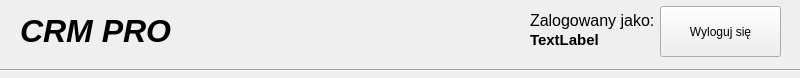
<?xml version="1.0" encoding="UTF-8"?>
<ui version="4.0">
 <class>PageHeader</class>
 <widget class="QWidget" name="PageHeader">
  <property name="geometry">
   <rect>
    <x>0</x>
    <y>0</y>
    <width>800</width>
    <height>78</height>
   </rect>
  </property>
  <property name="windowTitle">
   <string>Form</string>
  </property>
  <widget class="QPushButton" name="logoutButton">
   <property name="geometry">
    <rect>
     <x>660</x>
     <y>6</y>
     <width>121</width>
     <height>51</height>
    </rect>
   </property>
   <property name="text">
    <string>Wyloguj się</string>
   </property>
  </widget>
  <widget class="QLabel" name="title">
   <property name="geometry">
    <rect>
     <x>20</x>
     <y>15</y>
     <width>151</width>
     <height>31</height>
    </rect>
   </property>
   <property name="font">
    <font>
     <pointsize>24</pointsize>
     <italic>true</italic>
     <bold>true</bold>
    </font>
   </property>
   <property name="text">
    <string>CRM PRO</string>
   </property>
  </widget>
  <widget class="QWidget" name="verticalLayoutWidget_2">
   <property name="geometry">
    <rect>
     <x>530</x>
     <y>10</y>
     <width>131</width>
     <height>41</height>
    </rect>
   </property>
   <layout class="QVBoxLayout" name="currentSessionLayout">
    <property name="spacing">
     <number>0</number>
    </property>
    <item>
     <widget class="QLabel" name="label">
      <property name="sizePolicy">
       <sizepolicy hsizetype="Maximum" vsizetype="Fixed">
        <horstretch>0</horstretch>
        <verstretch>0</verstretch>
       </sizepolicy>
      </property>
      <property name="font">
       <font>
        <pointsize>12</pointsize>
       </font>
      </property>
      <property name="text">
       <string>Zalogowany jako: </string>
      </property>
     </widget>
    </item>
    <item>
     <widget class="QLabel" name="currentUserLabel">
      <property name="sizePolicy">
       <sizepolicy hsizetype="Preferred" vsizetype="Fixed">
        <horstretch>0</horstretch>
        <verstretch>0</verstretch>
       </sizepolicy>
      </property>
      <property name="font">
       <font>
        <pointsize>11</pointsize>
        <bold>true</bold>
       </font>
      </property>
      <property name="text">
       <string>TextLabel</string>
      </property>
     </widget>
    </item>
   </layout>
  </widget>
  <widget class="Line" name="line">
   <property name="geometry">
    <rect>
     <x>0</x>
     <y>60</y>
     <width>801</width>
     <height>20</height>
    </rect>
   </property>
   <property name="orientation">
    <enum>Qt::Orientation::Horizontal</enum>
   </property>
  </widget>
 </widget>
 <resources/>
 <connections/>
</ui>
